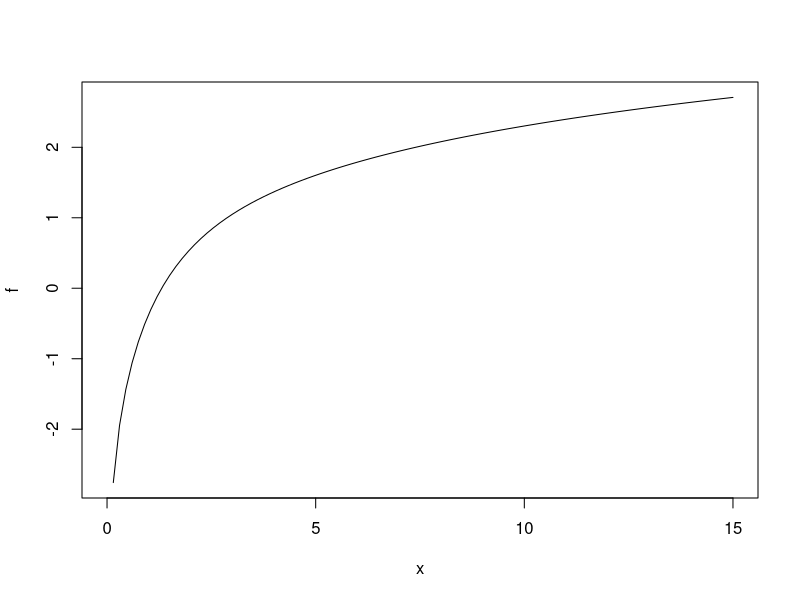

This figure's R source:
## ---- chunk 1
my_function <- function(first_argument, second_argument, ...) {
  # do some stuff
  return(return_value)
}
## ---- chunk 2
absval <- function(value) {
    if (value < 0) {
        -value
    } else {
        value
    }
}
absval(-5)
## ---- chunk 3
'+'(4,5)
## ---- chunk 4
"%!%" = function(x,y) x/sqrt(y)
6 %!% 7
## ---- chunk 5
psi <- function(x, c=1) {
  if(x^2 > c^2) {
    c * abs(x)
  } else {
    x^2
  }
}
z <- 0.5
psi(z)
## ---- chunk 6
identical(psi(z, c=1), psi(z))
identical(psi(x=z, c=2), psi(c=2, x=z))
## ---- chunk 7
qpareto <- function(p, scale, location) {
  location * (1 - p) ^ (-1 / scale)
}
qpareto(0.5, 4.5, 10)
qpareto(0.9, 4.5, 10)
qpareto(0.9, 6, -1)
## ---- chunk 8
qpareto <- function(p, scale, loc) {
  if((scale<=0) || (loc<=0)) {
      stop("'qpareto' parameters must be greater than zero.")
  }
  location * (1 - p) ^ (-1 / scale)
}
tryCatch(qpareto(0.4, 5, -1), error=function(e) e)
## ---- chunk 9
qpareto <- function(p, scale, loc) {
  stopifnot(p >= 0, p <= 1, scale > 0, loc > 0)
  location * (1 - p) ^ (-1 / scale)
}
tryCatch(qpareto(-0.1, 4, 5), error=function(e) e)
tryCatch(qpareto(0.5, 0, 12), error=function(e) e)
## ---- chunk 10
nd <- function(m = 0, sd = 1) function(n) rnorm(n, m, sd)
nd()(5)
distr <- nd(m = 100, sd = 10)
distr(5); distr(10)
## ---- chunk 11
w <- 12
f <- function(y) {
   d <- 8
   h <- function() d*(w+y)
   return(h())
}
f(2)
w <- 13
f(2)
d <- 4
f(2)
## ---- chunk 12
ctr <- 5
counter <- function() {
  ctr <- 0
  f <- function() {
    ctr <<- ctr + 1
    cat("value of counter is", ctr, "\n")
  }
}
c1 <- counter()
c2 <- c3 <- counter()
c1()
c2()
c2()
c2()
c3()
ctr
## ---- chunk 13
f <- function(x) log(x) - exp(-x)
plot(f, xlim = c(0, 15))
## ---- chunk 14
# Initialize value
x <- 10
x_old <- x + 1e6
# Set tolerance
tol <- 1e-9
# Specify maximum number of iterations
max_iter <- 100
# Keep track of number of interations
iter <- 0
# Loop
while((abs(x-x_old) > tol) && (iter < max_iter)) {
    # Replace old value with current
    x_old <- x
    # Calculate new value
    x <- exp(exp(-x))
    # Increment counter
    iter <- iter + 1
}
x
## ---- chunk 15
resample <- function(x, ...) {
  xx <- sample(x, replace = TRUE)
  print(quantile(xx, ...))
  xx
}
resample(seq(100))
resample(seq(100), probs = 0.5)
## ---- chunk 16
center <- function(x, type=c('mean','median')) {
  type <- match.arg(type)
  do.call(type, list(x))
}
set.seed(35)
x <- rnorm(10000)
center(x)
center(x, 'median')
center(x, 'med')
tryCatch(center(x, 'midpoint'), error=function(e) e)
